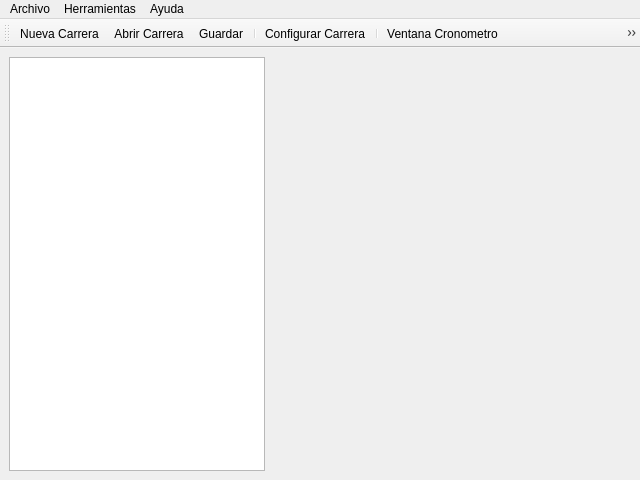
<?xml version="1.0" encoding="UTF-8"?>
<ui version="4.0">
 <class>MainWindow</class>
 <widget class="QMainWindow" name="MainWindow">
  <property name="geometry">
   <rect>
    <x>0</x>
    <y>0</y>
    <width>640</width>
    <height>480</height>
   </rect>
  </property>
  <property name="windowTitle">
   <string>Cronometro</string>
  </property>
  <widget class="QWidget" name="centralwidget">
   <layout class="QHBoxLayout" name="horizontalLayout_2">
    <item>
     <widget class="QListView" name="listView">
      <property name="sizePolicy">
       <sizepolicy hsizetype="Preferred" vsizetype="Preferred">
        <horstretch>0</horstretch>
        <verstretch>0</verstretch>
       </sizepolicy>
      </property>
      <property name="frameShadow">
       <enum>QFrame::Sunken</enum>
      </property>
      <property name="resizeMode">
       <enum>QListView::Fixed</enum>
      </property>
     </widget>
    </item>
    <item>
     <spacer name="horizontalSpacer">
      <property name="orientation">
       <enum>Qt::Horizontal</enum>
      </property>
      <property name="sizeHint" stdset="0">
       <size>
        <width>40</width>
        <height>20</height>
       </size>
      </property>
     </spacer>
    </item>
   </layout>
  </widget>
  <widget class="QMenuBar" name="menubar">
   <property name="geometry">
    <rect>
     <x>0</x>
     <y>0</y>
     <width>640</width>
     <height>23</height>
    </rect>
   </property>
   <widget class="QMenu" name="toolMenu">
    <property name="title">
     <string>Herramientas</string>
    </property>
    <addaction name="actionRace_Configuration"/>
   </widget>
   <widget class="QMenu" name="helpMenu">
    <property name="title">
     <string>Ayuda</string>
    </property>
    <addaction name="actionAbout"/>
   </widget>
   <widget class="QMenu" name="fileMenu">
    <property name="title">
     <string>Archivo</string>
    </property>
    <addaction name="actionNew_Race"/>
    <addaction name="actionOpen_Race"/>
    <addaction name="actionSave_Race"/>
    <addaction name="actionSave_As"/>
    <addaction name="separator"/>
    <addaction name="actionClose"/>
   </widget>
   <addaction name="fileMenu"/>
   <addaction name="toolMenu"/>
   <addaction name="helpMenu"/>
  </widget>
  <widget class="QToolBar" name="toolBar">
   <property name="windowTitle">
    <string>toolBar</string>
   </property>
   <attribute name="toolBarArea">
    <enum>TopToolBarArea</enum>
   </attribute>
   <attribute name="toolBarBreak">
    <bool>false</bool>
   </attribute>
   <addaction name="actionNew_Race"/>
   <addaction name="actionOpen_Race"/>
   <addaction name="actionSave_Race"/>
   <addaction name="separator"/>
   <addaction name="actionRace_Configuration"/>
   <addaction name="separator"/>
   <addaction name="actionVentana_Cronometro"/>
   <addaction name="actionCronometro_Fullscreen"/>
  </widget>
  <action name="actionRace_Configuration">
   <property name="icon">
    <iconset resource="toolbar.qrc">
     <normaloff>:/icons/icons/clear/128x128/actions/search.png</normaloff>:/icons/icons/clear/128x128/actions/search.png</iconset>
   </property>
   <property name="text">
    <string>Configurar Carrera</string>
   </property>
  </action>
  <action name="actionOpen_Race">
   <property name="checkable">
    <bool>false</bool>
   </property>
   <property name="icon">
    <iconset resource="toolbar.qrc">
     <normaloff>:/icons/icons/clear/128x128/actions/stock_paste.png</normaloff>:/icons/icons/clear/128x128/actions/stock_paste.png</iconset>
   </property>
   <property name="text">
    <string>Abrir Carrera</string>
   </property>
  </action>
  <action name="actionSave_Race">
   <property name="icon">
    <iconset resource="toolbar.qrc">
     <normaloff>:/icons/icons/clear/128x128/actions/stock_save.png</normaloff>:/icons/icons/clear/128x128/actions/stock_save.png</iconset>
   </property>
   <property name="text">
    <string>Guardar</string>
   </property>
  </action>
  <action name="actionSave_As">
   <property name="icon">
    <iconset resource="toolbar.qrc">
     <normaloff>:/icons/icons/clear/128x128/actions/stock_save-as.png</normaloff>:/icons/icons/clear/128x128/actions/stock_save-as.png</iconset>
   </property>
   <property name="text">
    <string>Guardar Como...</string>
   </property>
  </action>
  <action name="actionClose">
   <property name="icon">
    <iconset theme="exit">
     <normaloff/>
    </iconset>
   </property>
   <property name="text">
    <string>Cerrar</string>
   </property>
  </action>
  <action name="actionAbout">
   <property name="icon">
    <iconset theme="gtk-find">
     <normaloff/>
    </iconset>
   </property>
   <property name="text">
    <string>Sobre</string>
   </property>
  </action>
  <action name="actionNew_Race">
   <property name="icon">
    <iconset resource="toolbar.qrc">
     <normaloff>:/icons/icons/clear/128x128/actions/stock_new-text.png</normaloff>:/icons/icons/clear/128x128/actions/stock_new-text.png</iconset>
   </property>
   <property name="text">
    <string>Nueva Carrera</string>
   </property>
  </action>
  <action name="actionVentana_Cronometro">
   <property name="icon">
    <iconset>
     <activeon>:/icons/icons/clear/128x128/actions/window-new.png</activeon>
    </iconset>
   </property>
   <property name="text">
    <string>Ventana Cronometro</string>
   </property>
  </action>
  <action name="actionCronometro_Fullscreen">
   <property name="icon">
    <iconset>
     <normalon>:/icons/icons/clear/128x128/actions/stock_fullscreen.png</normalon>
    </iconset>
   </property>
   <property name="text">
    <string>Cronometro Fullscreen</string>
   </property>
  </action>
 </widget>
 <resources>
  <include location="toolbar.qrc"/>
 </resources>
 <connections>
  <connection>
   <sender>actionClose</sender>
   <signal>activated()</signal>
   <receiver>MainWindow</receiver>
   <slot>close()</slot>
   <hints>
    <hint type="sourcelabel">
     <x>-1</x>
     <y>-1</y>
    </hint>
    <hint type="destinationlabel">
     <x>202</x>
     <y>162</y>
    </hint>
   </hints>
  </connection>
 </connections>
</ui>
